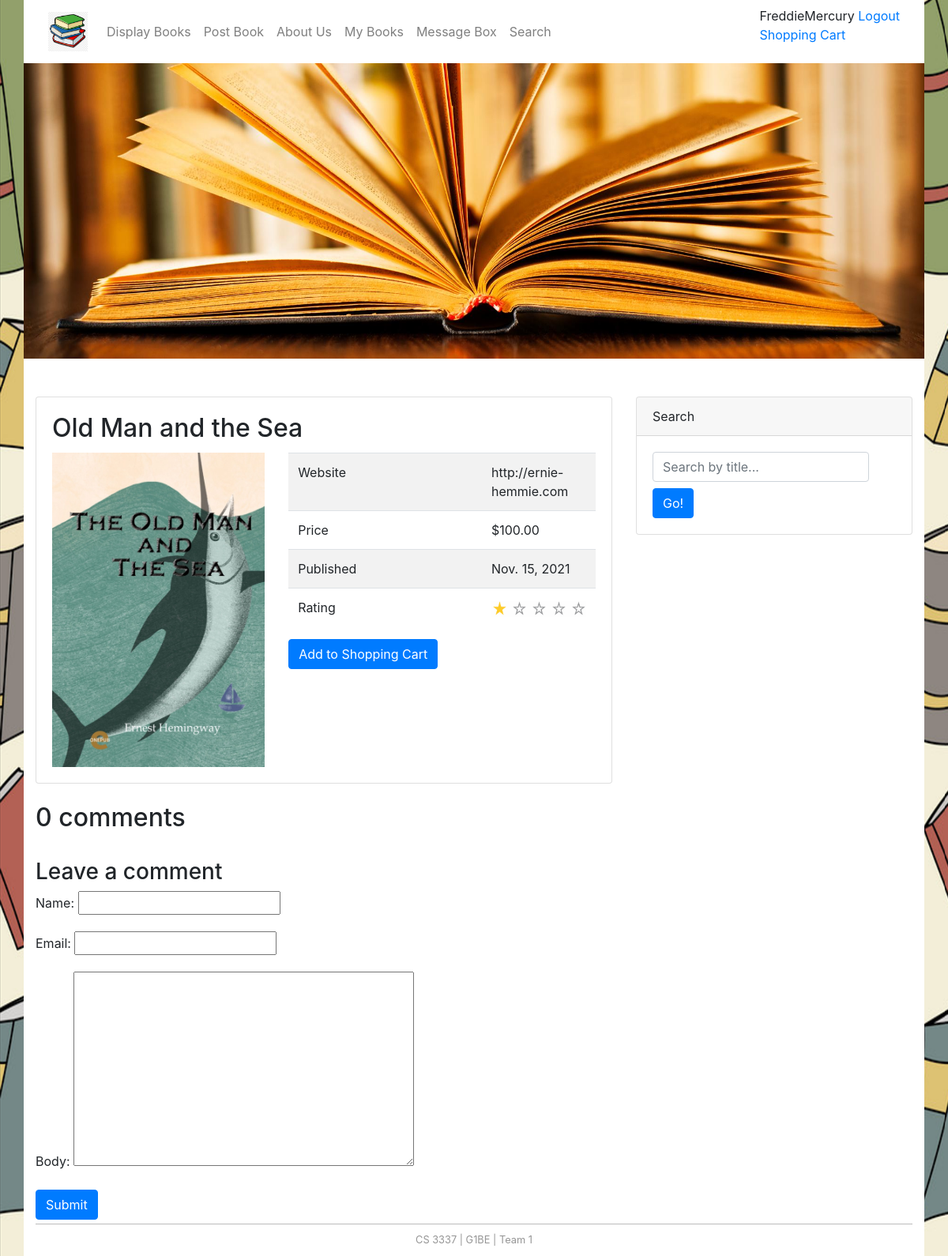
/book_detail/9 (signed in), run on an earlier commit of the app's database.
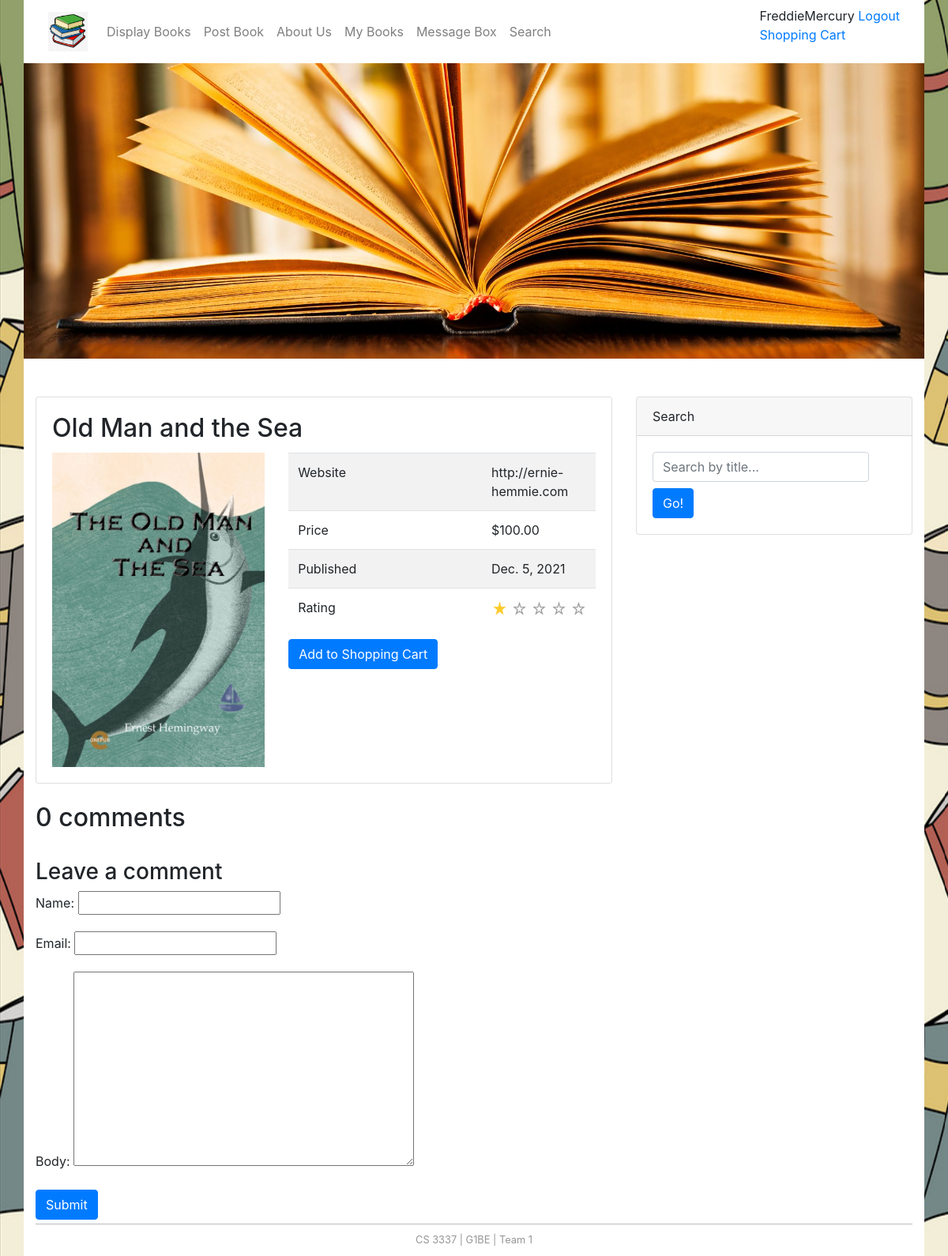
And on a later commit of the database.
### bookMng/models.py (models this page shows, shortened)
class Book(models.Model):
    name = models.CharField(max_length=200)
    web = models.URLField(max_length=200)
    price = models.DecimalField(decimal_places=2, max_digits=6)
    publishdate = models.DateField(auto_now=True)
    picture = models.FileField(upload_to='bookEx/static/uploads')
    pic_path = models.CharField(max_length=300, editable=False, blank=True)
    username = models.ForeignKey(User, blank=True, null=True, on_delete=models.CASCADE)
    shopping_cart = models.BooleanField(default=False)
    rating = models.CharField(max_length=1, choices=(('1', '1'), ('2', '2'), ('3', '3'), ('4', '4'), ('5', '5')),
                              default='1')

### bookMng/views.py (the view)
# urls.py: path('book_detail/<int:book_id>', views.book_detail, name='book_detail'),
@login_required(login_url=reverse_lazy('login'))
def book_detail(request, book_id):
    book = Book.objects.get(id=book_id)
    book.pic_path = book.picture.url[14:]
    comments = book.comments.filter(active=True)
    new_comment = None
    if request.method == 'POST':
        comment_form = CommentForm(data=request.POST)
        if comment_form.is_valid():
            new_comment = comment_form.save(commit=False)
            new_comment.book = book
            new_comment.save()
    else:
        comment_form = CommentForm()
    return render(request,
                  'bookMng/book_detail.html',
                  {
                      'item_list': MainMenu.objects.all(),
                      'book': book,
                      'comments': comments,
                      'new_comment': new_comment,
                      'comment_form': comment_form,
                  })

### bookMng/forms.py
class CommentForm(forms.ModelForm):
    class Meta:
        model = Comment
        fields = ('name', 'email', 'body')

### bookEx/templates/bookMng/book_detail.html (shortened to what this page needs)
{% extends "base.html" %}
{% load static %}
{% block content %}
<div class="card">
        <div class="card-body">
            <h2 class="card-title"> {{ book.name }}</h2>
            <div class="row">
                <div class="col-lg-5 col-md-5 col-sm-6">
                    <div class="white-box text-center"><img src="{% static book.pic_path %}" class="img-fluid"></div>
                </div>
                <div class="col-lg-7 col-md-7 col-sm-6">
                    <div class="table-responsive">
                        <table class="table table-striped table-product">
                            <tbody>
                                <tr>
                                    <td width="390">Website</td>
                                    <td>{{ book.web }}</td>
                                </tr>
                                <tr>
                                    <td>Price</td>
                                    <td>${{ book.price }}</td>
                                </tr>
                                <tr>
                                    <td>Published</td>
                                    <td>{{book.publishdate}}</td>
                                </tr>
                                <tr>
                                    <td>Rating</td>
                                    {% if book.rating == '1' %}
                                       <td align="center">
                                           <img src="{% static '1StarRating.png' %}" width="120" height="20">
                                       </td>
                                    {% elif book.rating == '2' %}
                                       <td align="center">
                                           <img src="{% static '2StarRating.png' %}" width="120" height="20">
                                       </td>
                                    {% elif book.rating == '3' %}
                                       <td align="center">
                                           <img src="{% static '3StarRating.png' %}" width="120" height="20">
                                       </td>
                                    {% elif book.rating == '4' %}
                                       <td align="center">
                                           <img src="{% static '4StarRating.png' %}" width="120" height="20">
                                       </td>
                                    {% elif book.rating == '5' %}
                                       <td align="center">
                                           <img src="{% static '5StarRating.png' %}" width="120" height="25">
                                       </td>
                                    {% endif %}
                                </tr>
                            </tbody>
                        </table>
                    </div>
                    <form action="\book_add/{{ book.id }}">
                        <button class="btn btn-primary btn-rounded" type="submit">Add to Shopping Cart</button>
                    </form>
                </div>
            </div>
        </div>
    </div>
<br>
<div>
  <div>
    <div>
      <div>
        <h2>{{ comments.count }} comments</h2>
      </div>
    </div>
    <div>
      <div>
        {% if new_comment %}
        <div class="alert alert-success" role="alert">
          Your comment is awaiting moderation
        </div>
        {% else %}
        <br><h3>Leave a comment</h3>
        <form method="post">
          {{ comment_form.as_p }}
          <button class="btn btn-primary" type="submit">Submit</button>
        </form>
        {% endif %}
      </div>
    </div>
  </div>
</div>
{% endblock content %}

What changed in the data, as far as the page shows it:
changed Book "Old Man and the Sea": publishdate "Nov. 15, 2021" → "Dec. 5, 2021"
